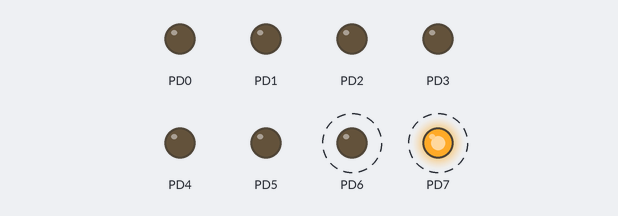
Bench run of a program on a simulated ATmega128, built with avr-gcc and emulated at 8 MHz. On the bench: output pins drawn as LEDs (lit = HIGH). Dashed ring = blinking.

Above: at 0.2 s.
Timing chart, 0 to 3.0 s (numbered marks = the images above):
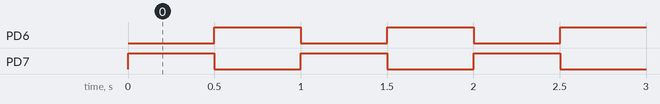

The program:

main.c
```c
/*
 * CodingIO.c
 *
 * Author : Rümeysa Yavuz
 */

#define F_CPU 8E6
#include <avr/io.h>
#include <util/delay.h>

void wait(int ms) {
	for (int i=0; i<ms; i++) {
		_delay_ms( 1 );		// library function (max 30 ms at 8MHz)
	}
}

int main(void) {
	DDRD = 0xFF;		//B: 0b11111111

	while(1) {
		PORTD = 0x80;	//B: 0b10000000;
		wait(500);
		PORTD = 0x40;	//B: 0b01000000;
		wait(500);
	}
	return 1;
}
```

Measured:
- by itself, PD6, PD7: alternates HIGH for 0.50 s and LOW for 0.50 s
